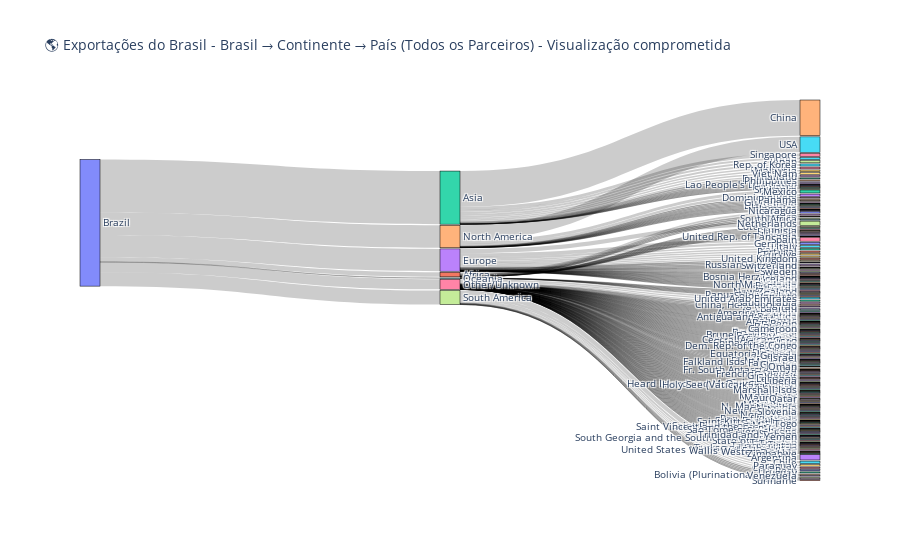

The notebook cell this image was saved under:
### Markdown cell above
#### 3.Representação com todos os parceiros comerciais do Brasil, gerando uma visualização comprometida

### Code cell
# Filtrar Brasil exportações
brazilExp_all = df[(df['reporterISO'] == 'BRA') &
                  (df['flowCode'] == 'X') &
                  (df['partnerISO'] != 'W00')].copy()

# Group by continent and then by country
continent_agg = brazilExp_all.groupby('partner continent')['primaryValue'].sum().reset_index()
country_agg = brazilExp_all.groupby(['partner continent', 'partnerDesc'])['primaryValue'].sum().reset_index()

# Labels
labels = ["Brazil"]
continents = continent_agg["partner continent"].tolist()
labels.extend(continents)
labels.extend(country_agg["partnerDesc"].tolist())

# Índices para lookup
label_index = {label: i for i, label in enumerate(labels)}

# Links Brasil → Continente
links_source = []
links_target = []
links_value = []

for _, row in continent_agg.iterrows():
    links_source.append(label_index["Brazil"])
    links_target.append(label_index[row["partner continent"]])
    links_value.append(row["primaryValue"])

# Links Continente → País
for _, row in country_agg.iterrows():
    if row["partner continent"] in label_index and row["partnerDesc"] in label_index:
        links_source.append(label_index[row["partner continent"]])
        links_target.append(label_index[row["partnerDesc"]])
        links_value.append(row["primaryValue"])


# Sankey
fig = go.Figure(data=[go.Sankey(
    node=dict(
        pad=15,
        thickness=20,
        line=dict(color="black", width=0.5),
        label=labels
    ),
    link=dict(
        source=links_source,
        target=links_target,
        value=links_value
    )
)])

fig.update_layout(title_text="🌎 Exportações do Brasil - Brasil → Continente → País (Todos os Parceiros) - Visualização comprometida", font_size=10)
fig.show()

### Figure 1 — Plotly figure (JSON) as saved in the notebook; plotly's stock layout.template omitted (floating-point values rounded to 4 significant figures; data arrays with more than 128 entries replaced by an {"elided": "..."} marker saying what was removed)
{"data": [{"link": {"source": {"elided": "233 int values"}, "target": {"elided": "233 int values"}, "value": {"elided": "233 int values"}}, "node": {"label": {"elided": "234 str values"}, "line": {"color": "black", "width": 0.5}, "pad": 15, "thickness": 20}, "type": "sankey"}], "layout": {"font": {"size": 10}, "title": {"text": "🌎 Exportações do Brasil - Brasil → Continente → País (Todos os Parceiros) - Visualização comprometida"}}}
